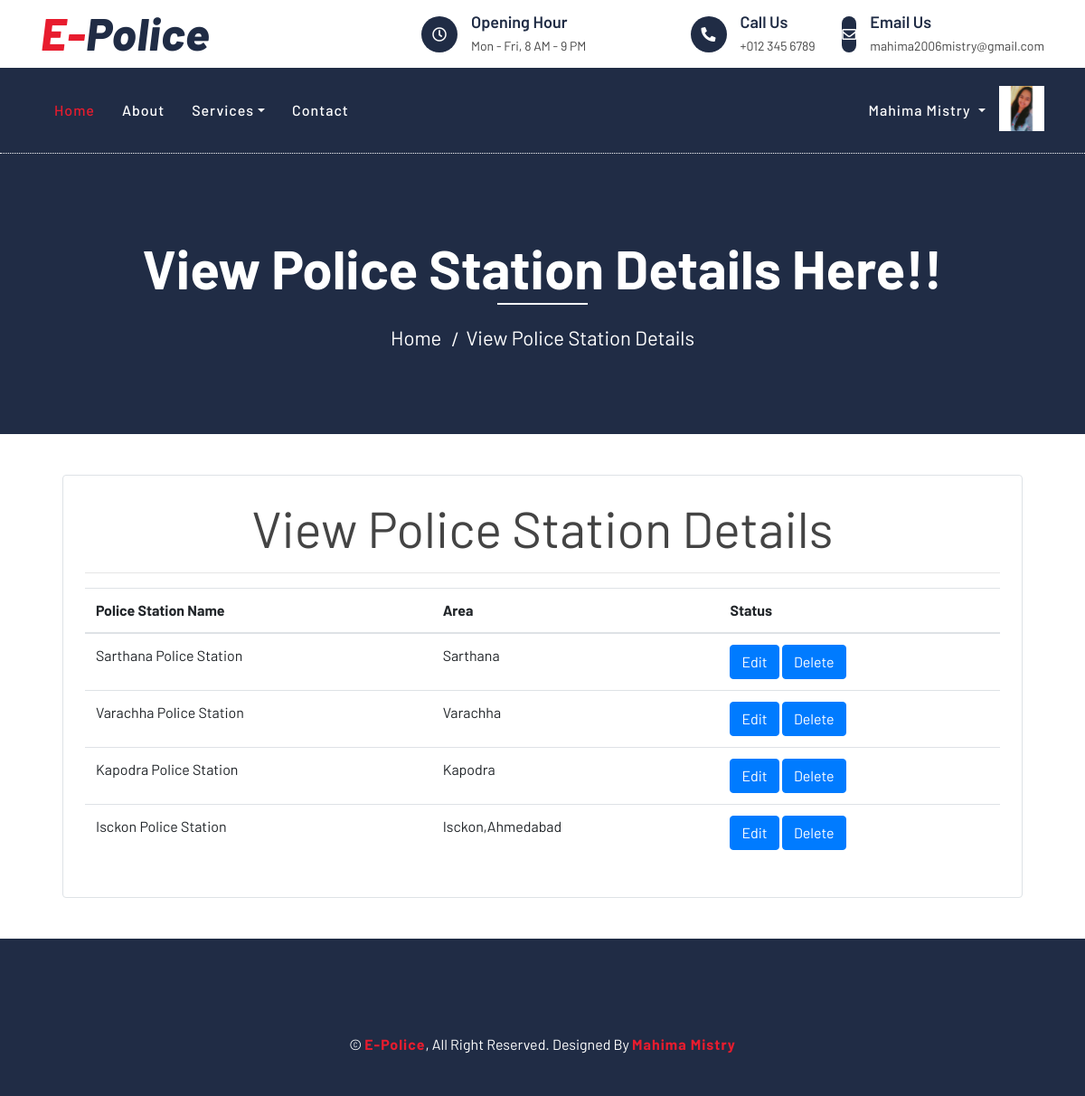
The app's page /view_police_station/ (signed in) with its own data.
### epolice/models.py (models this page shows, shortened)
class User(models.Model):
    fname = models.CharField(max_length=50)
    lname = models.CharField(max_length=50)
    email = models.EmailField(unique=True)
    mobile = models.CharField(max_length=10)
    address = models.TextField(max_length=300)
    role = models.CharField(max_length=20,null=True,blank=True)
    password = models.CharField(max_length=50)
    pic = models.FileField(upload_to='Profile',default='profile.jpg')

### police_station/models.py (models this page shows, shortened)
class Police_station(models.Model):
    police_station_name = models.CharField(max_length=50)
    area = models.TextField()

### police_station/views.py (the view)
# urls.py: path('view_police_station/',views.view_police_station,name="view_police_station"),
def view_police_station(request):
    uid = User.objects.get(email=request.session['email'])
    police_station = Police_station.objects.all()
    return render(request,'view_police_station.html',{'uid':uid,'police_station':police_station})

### police_station/templates/view_police_station.html (shortened to what this page needs)
{% extends 'header.html' %}
{% load static %}
{% block content %}
<div class="page-header">
    <div class="container">
        <div class="row">
            <div class="col-12">
                <h2>View Police Station Details Here!!</h2>
            </div>
            <div class="col-12">
                <a href="{% url 'index' %}">Home</a>
                <a href="">View Police Station Details</a>
            </div>
        </div>
    </div>
</div>
<div class="container">
    <div class="border rounded p-4 m-4">
        <p class="display-4 text-center"><b>View Police Station Details</b></p>
        <hr>
        <table class="table">
            <thread>
                <tr>
                    <th>Police Station Name</th>
                    <th>Area</th>
                    <th>Status</th>
                </tr>
            </thread>
            <tbody>
               {% for station in police_station %}
                    <tr>
                        <td>{{ station.police_station_name }}</td>
                        <td>{{ station.area }}</td>
                        <td>
                            <a href="{% url 'edit_police_station' station.id %}"><button class="btn btn-primary" type="button">Edit</button></a>
                            <a href="{% url 'delete_police_station' station.id %}"><button class="btn btn-primary" type="button">Delete</button></a>
                        </td>
                    </tr>
               {% endfor %}
            </tbody>
        </table>
    </div>
</div>
{% endblock %}

### epolice/templates/header.html (shortened to what this page needs)
{% load static %}
<!DOCTYPE html>
<html lang="en">
    <head>
        <link href="https://stackpath.bootstrapcdn.com/bootstrap/4.4.1/css/bootstrap.min.css" rel="stylesheet">
        <link href="https://cdnjs.cloudflare.com/ajax/libs/font-awesome/5.10.0/css/all.min.css" rel="stylesheet">
        <link href="{% static 'lib/flaticon/font/flaticon.css' %}" rel="stylesheet">
        <link href="{% static 'lib/animate/animate.min.css' %}" rel="stylesheet">
        <link href="{% static 'lib/owlcarousel/assets/owl.carousel.min.css' %}" rel="stylesheet">
        <link href="{% static 'css/style.css' %}" rel="stylesheet">
    </head>
    <body>
        <div class="top-bar">
            <div class="container">
                <div class="row align-items-center">
                    <div class="col-lg-4 col-md-12">
                        <div class="logo">
                            <a href="{% url 'index' %}">
                                <h1>E-<span>Police</span></h1>
                            </a>
                        </div>
                    </div>
                    <div class="col-lg-8 col-md-7 d-none d-lg-block">
                        <div class="row">
                            <div class="col-4">
                                <div class="top-bar-item">
                                    <div class="top-bar-icon">
                                        <i class="far fa-clock"></i>
                                    </div>
                                    <div class="top-bar-text">
                                        <h3>Opening Hour</h3>
                                        <p>Mon - Fri, 8 AM - 9 PM</p>
                                    </div>
                                </div>
                            </div>
                            <div class="col-4">
                                <div class="top-bar-item">
                                    <div class="top-bar-icon">
                                        <i class="fa fa-phone-alt"></i>
                                    </div>
                                    <div class="top-bar-text">
                                        <h3>Call Us</h3>
                                        <p>+012 345 6789</p>
                                    </div>
                                </div>
                            </div>
                            <div class="col-4">
                                <div class="top-bar-item">
                                    <div class="top-bar-icon">
                                        <i class="far fa-envelope"></i>
                                    </div>
                                    <div class="top-bar-text">
                                        <h3>Email Us</h3>
                                        <p>mahima2006mistry@gmail.com</p>
                                    </div>
                                </div>
                            </div>
                        </div>
                    </div>
                </div>
            </div>
        </div>
        <div class="nav-bar">
            <div class="container">
                <nav class="navbar navbar-expand-lg bg-dark navbar-dark">
                    <div class="collapse navbar-collapse justify-content-between" id="navbarCollapse">
                        <div class="navbar-nav mr-auto">
                            <a href="{% url 'index' %}" class="nav-item nav-link active">Home</a>
                            <a href="{% url 'about' %}" class="nav-item nav-link">About</a>
                            {% if uid.role == 'citizen' %}
                            <div class="nav-item dropdown">
                                <a href="#" class="nav-link dropdown-toggle" data-toggle="dropdown">Services</a>
                                <div class="dropdown-menu">
                                    <a href="{% url 'add_fir' %}" class="dropdown-item">Register FIR</a>
                                    <a href="{% url 'view_fir' %}" class="dropdown-item">View FIR Status</a>
                                </div>
                            </div>
                            {% elif uid.role == 'police' %}
                            <div class="nav-item dropdown">
                                <a href="#" class="nav-link dropdown-toggle" data-toggle="dropdown">Services</a>
                            </div>
                            {% endif %}
                            {% if request.session.email %}
                            <a href="{% url 'contact' %}" class="nav-item nav-link">Contact</a>
                            {% endif %}
                        </div>
                        {% if request.session.email %}
                        <ul class="navbar-nav">
                            <li class="nav-item dropdown">
                                <a class="nav-link dropdown-toggle" id="navbarDropdown" role="button" data-toggle="dropdown" aria-haspopup="true" aria-expanded="false">
                                    {{ uid.fname }} {{ uid.lname }}
                                </a>
                            </li>
                            {% if uid.pic %}
                            <li class="nav-item">
                                <img src="{{ uid.pic.url }}" alt="" width="50px" height="50px">
                            </li>
                            {% endif %}
                          </ul>
                        {% else %}
                        <div class="ml-auto">
                            <a class="btn btn-custom" href="{% url 'login' %}">Login/Register</a>
                        </div>
                        {% endif %}
                    </div>
                </nav>
            </div>
        </div>
        {% block content %}
        {% endblock %}
        <div class="footer">
            <div class="container copyright">
                <p>&copy; <a href="{% url 'index' %}">E-Police</a>, All Right Reserved. Designed By <a href="">Mahima Mistry</a></p>
            </div>
        </div>
    </body>
</html>

### epolice/static/css/style.css (style rules this page uses)
body { color: #444444; font-weight: 400; background: #ffffff; font-family: 'Barlow', sans-serif; }
h1, h2, h3, h4, h5, h6 { color: #202C45; }
a { color: #202C45; transition: .3s; }
.top-bar { position: relative; height: 75px; display: flex; align-items: center; background: #ffffff; }
.top-bar .logo { text-align: left; overflow: hidden; }
.top-bar .logo h1 { margin: -4px 0 0 0; color: #E81C2E; font-size: 50px; line-height: 50px; font-weight: 800; letter-spacing: 1px; font-style: italic; }
.top-bar .logo h1 span { color: #202C45; }
.top-bar .top-bar-item { display: flex; align-items: center; justify-content: flex-end; }
.top-bar .top-bar-icon { width: 40px; height: 40px; display: flex; align-items: center; justify-content: center; background: #202C45; border-radius: 40px; }
.top-bar .top-bar-icon i { margin: 0; color: #ffffff; font-size: 16px; }
.top-bar .top-bar-text { padding-left: 15px; }
.top-bar .top-bar-text h3 { margin: 0 0 5px 0; font-size: 18px; font-weight: 600; }
.top-bar .top-bar-text p { margin: 0; font-size: 14px; font-weight: 400; }
.nav-bar { position: relative; background: #202C45; }
.nav-bar .navbar { padding: 20px 0; background: #202C45 !important; transition: .3s; }
.navbar-dark .navbar-nav .nav-link, .navbar-dark .navbar-nav .nav-link:focus, .navbar-dark .navbar-nav .nav-link:hover, .navbar-dark .navbar-nav .nav-link.active { color: #ffffff; padding: 15px; font-weight: 500; letter-spacing: 1px; }
.navbar-dark .navbar-nav .nav-link:hover, .navbar-dark .navbar-nav .nav-link.active { color: #E81C2E; }
.page-header { position: relative; margin-bottom: 45px; padding: 90px 0; text-align: center; background: #202C45; border-top: 1px dotted #ffffff; }
.page-header h2 { position: relative; color: #ffffff; font-size: 60px; font-weight: 700; margin-bottom: 20px; padding-bottom: 5px; }
.page-header h2::after { position: absolute; content: ""; width: 100px; height: 2px; left: calc(50% - 50px); bottom: 0; background: #ffffff; }
.page-header a { position: relative; padding: 0 12px; font-size: 22px; color: #ffffff; }
.page-header a::after { position: absolute; content: "/"; width: 8px; height: 8px; top: -2px; right: -7px; text-align: center; color: #ffffff; }
.page-header a:last-child::after { display: none; }
.footer { position: relative; margin-top: 45px; padding-top: 90px; background: #202C45; }
.footer .copyright { text-align: center; padding-top: 15px; padding-bottom: 45px; }
.footer .copyright p { margin: 0; color: #ffffff; }
.footer .copyright p a { color: #E81C2E; font-weight: 700; letter-spacing: 1px; }

### records on screen
User: fname "Mahima", lname "Mistry", pic (picture)
Police_station: police_station_name "Sarthana Police Station", area "Sarthana"
Police_station: police_station_name "Varachha Police Station", area "Varachha"
Police_station: police_station_name "Kapodra Police Station", area "Kapodra"
Police_station: police_station_name "Isckon Police Station", area "Isckon,Ahmedabad"
